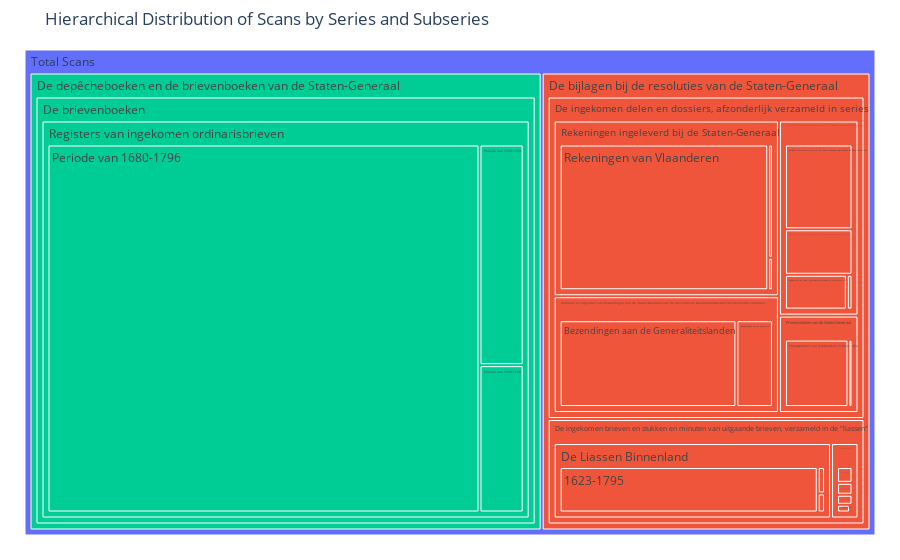

Here is the notebook cell this chart was saved with:
### Code cell
%pip install plotly
import plotly.express as px

# invnrs_summary is already available from the previous cell.
# Convert the Series to a DataFrame for Plotly
df_for_plot = invnrs_summary.reset_index()

# The value column in df_for_plot is named 'inventory_id' (from .inventory_id.count()).
# Rename it for clarity in the plot.
df_for_plot.rename(columns={'inventory_id': 'inventory_nrs_count'}, inplace=True)

# Define the hierarchy path columns
path_cols = ['series', 'subseries_1', 'subseries_2', 'subseries_3']

# Fill NaN values in path columns with a placeholder string 'N/A'
# as Plotly's treemap path components should ideally be non-null strings.
for col in path_cols:
    df_for_plot[col] = df_for_plot[col].fillna('N/A')

# Create the treemap
# px.Constant("Total Scans") adds a root node.
# 'color="series"' colors the treemap by the top-level series.
# 'hover_data' formats the count display in the tooltip.
fig = px.treemap(df_for_plot,
                 path=[px.Constant("Total Scans")] + path_cols,
                 values='inventory_nrs_count',
                 color='series',
                 title='Hierarchical Distribution of Scans by Series and Subseries',
                 hover_data={'inventory_nrs_count':':,'}) # Format scan_count with comma for thousands

# Optional: Adjust margins for better appearance
fig.update_layout(margin = dict(t=50, l=25, r=25, b=25))

fig.show()

### Figure 1 — Plotly figure (JSON) as saved in the notebook; plotly's stock layout.template omitted (floating-point values rounded to 4 significant figures)
{"data": [{"branchvalues": "total", "customdata": [[531133, "(?)"], [207663, "De bijlagen bij de resoluties van de Staten-Generaal"], [156492, "De bijlagen bij de resoluties van de Staten-Generaal"], [51171, "De bijlagen bij de resoluties van de Staten-Generaal"], [27243, "De bijlagen bij de resoluties van de Staten-Generaal"], [46175, "De bijlagen bij de resoluties van de Staten-Generaal"], [69470, "De bijlagen bij de resoluties van de Staten-Generaal"], [13604, "De bijlagen bij de resoluties van de Staten-Generaal"], [4610, "De bijlagen bij de resoluties van de Staten-Generaal"], [46561, "De bijlagen bij de resoluties van de Staten-Generaal"], [13990, "De bijlagen bij de resoluties van de Staten-Generaal"], [5266, "De bijlagen bij de resoluties van de Staten-Generaal"], [481, "De bijlagen bij de resoluties van de Staten-Generaal"], [7916, "De bijlagen bij de resoluties van de Staten-Generaal"], [537, "De bijlagen bij de resoluties van de Staten-Generaal"], [1194, "De bijlagen bij de resoluties van de Staten-Generaal"], [742, "De bijlagen bij de resoluties van de Staten-Generaal"], [45282, "De bijlagen bij de resoluties van de Staten-Generaal"], [1017, "De bijlagen bij de resoluties van de Staten-Generaal"], [1209, "De bijlagen bij de resoluties van de Staten-Generaal"], [654, "De bijlagen bij de resoluties van de Staten-Generaal"], [128, "De bijlagen bij de resoluties van de Staten-Generaal"], [38259, "De bijlagen bij de resoluties van de Staten-Generaal"], [1602, "De bijlagen bij de resoluties van de Staten-Generaal"], [12791, "De bijlagen bij de resoluties van de Staten-Generaal"], [343, "De bijlagen bij de resoluties van de Staten-Generaal"], [67933, "De bijlagen bij de resoluties van de Staten-Generaal"], [813, "De bijlagen bij de resoluties van de Staten-Generaal"], [7506, "De bijlagen bij de resoluties van de Staten-Generaal"], [293468, "De depêcheboeken en de brievenboeken van de Staten-Generaal"], [17990, "De depêcheboeken en de brievenboeken van de Staten-Generaal"], [12012, "De depêcheboeken en de brievenboeken van de Staten-Generaal"], [323470, "De depêcheboeken en de brievenboeken van de Staten-Generaal"], [323470, "De depêcheboeken en de brievenboeken van de Staten-Generaal"], [323470, "De depêcheboeken en de brievenboeken van de Staten-Generaal"]], "domain": {"x": [0, 1], "y": [0, 1]}, "hovertemplate": "labels=%{label}<br>inventory_nrs_count=%{customdata[0]:,}<br>parent=%{parent}<br>id=%{id}<br>series=%{customdata[1]}<extra></extra>", "ids": ["Total Scans", "Total Scans/De bijlagen bij de resoluties van de Staten-Generaal", "Total Scans/De bijlagen bij de resoluties van de Staten-Generaal/De ingekomen delen en dossiers, afzonderlijk verzameld in series", "Total Scans/De bijlagen bij de resoluties van de Staten-Generaal/De ingekomen brieven en stukken en minuten van uitgaande brieven, verzameld in de \"liassen\"", "Total Scans/De bijlagen bij de resoluties van de Staten-Generaal/De ingekomen delen en dossiers, afzonderlijk verzameld in series/Verbalen, journalen, memories en rapporten betreffende het beleid van de Admiraliteiten en de krijgsverrichtingen van de Staatse vloot", "Total Scans/De bijlagen bij de resoluties van de Staten-Generaal/De ingekomen delen en dossiers, afzonderlijk verzameld in series/Verbalen en rapporten van bezendingen van de Staten-Generaal aan de provincies en Generaliteitslanden (binnenlandse verbalen)", "Total Scans/De bijlagen bij de resoluties van de Staten-Generaal/De ingekomen delen en dossiers, afzonderlijk verzameld in series/Rekeningen ingeleverd bij de Staten-Generaal", "Total Scans/De bijlagen bij de resoluties van de Staten-Generaal/De ingekomen delen en dossiers, afzonderlijk verzameld in series/Processtukken van de Staten-Generaal", "Total Scans/De bijlagen bij de resoluties van de Staten-Generaal/De ingekomen brieven en stukken en minuten van uitgaande brieven, verzameld in de \"liassen\"/De Liassen Buitenland", "Total Scans/De bijlagen bij de resoluties van de Staten-Generaal/De ingekomen brieven en stukken en minuten van uitgaande brieven, verzameld in de \"liassen\"/De Liassen Binnenland", "Total Scans/De bijlagen bij de resoluties van de Staten-Generaal/De ingekomen delen en dossiers, afzonderlijk verzameld in series/Verbalen, journalen, memories en rapporten betreffende het beleid van de Admiraliteiten en de krijgsverrichtingen van de Staatse vloot/Verbalen van commissies van de Staten-Generaal betreffende de Admiraliteiten", "Total Scans/De bijlagen bij de resoluties van de Staten-Generaal/De ingekomen delen en dossiers, afzonderlijk verzameld in series/Verbalen, journalen, memories en rapporten betreffende het beleid van de Admiraliteiten en de krijgsverrichtingen van de Staatse vloot/Rapporten van zeekrijgsraden betreffende de judicature ter zee", "Total Scans/De bijlagen bij de resoluties van de Staten-Generaal/De ingekomen delen en dossiers, afzonderlijk verzameld in series/Verbalen, journalen, memories en rapporten betreffende het beleid van de Admiraliteiten en de krijgsverrichtingen van de Staatse vloot/Memories betreffende het zeerecht", "Total Scans/De bijlagen bij de resoluties van de Staten-Generaal/De ingekomen delen en dossiers, afzonderlijk verzameld in series/Verbalen en rapporten van bezendingen van de Staten-Generaal aan de provincies en Generaliteitslanden (binnenlandse verbalen)/Bezendingen aan de provincies", "Total Scans/De bijlagen bij de resoluties van de Staten-Generaal/De ingekomen brieven en stukken en minuten van uitgaande brieven, verzameld in de \"liassen\"/De Liassen Binnenland/1550-1796", "Total Scans/De bijlagen bij de resoluties van de Staten-Generaal/De ingekomen delen en dossiers, afzonderlijk verzameld in series/Rekeningen ingeleverd bij de Staten-Generaal/Rekeningen van veroverde gebieden in de Zuidelijke Nederlanden", "Total Scans/De bijlagen bij de resoluties van de Staten-Generaal/De ingekomen brieven en stukken en minuten van uitgaande brieven, verzameld in de \"liassen\"/De Liassen Binnenland/1613-1795", "Total Scans/De bijlagen bij de resoluties van de Staten-Generaal/De ingekomen brieven en stukken en minuten van uitgaande brieven, verzameld in de \"liassen\"/De Liassen Binnenland/1623-1795", "Total Scans/De bijlagen bij de resoluties van de Staten-Generaal/De ingekomen brieven en stukken en minuten van uitgaande brieven, verzameld in de \"liassen\"/De Liassen Buitenland/1584-1795", "Total Scans/De bijlagen bij de resoluties van de Staten-Generaal/De ingekomen brieven en stukken en minuten van uitgaande brieven, verzameld in de \"liassen\"/De Liassen Buitenland/1596-1796", "Total Scans/De bijlagen bij de resoluties van de Staten-Generaal/De ingekomen brieven en stukken en minuten van uitgaande brieven, verzameld in de \"liassen\"/De Liassen Buitenland/1615-1795", "Total Scans/De bijlagen bij de resoluties van de Staten-Generaal/De ingekomen brieven en stukken en minuten van uitgaande brieven, verzameld in de \"liassen\"/De Liassen Buitenland/1643-1748", "Total Scans/De bijlagen bij de resoluties van de Staten-Generaal/De ingekomen delen en dossiers, afzonderlijk verzameld in series/Verbalen en rapporten van bezendingen van de Staten-Generaal aan de provincies en Generaliteitslanden (binnenlandse verbalen)/Bezendingen aan de Generaliteitslanden", "Total Scans/De bijlagen bij de resoluties van de Staten-Generaal/De ingekomen brieven en stukken en minuten van uitgaande brieven, verzameld in de \"liassen\"/De Liassen Buitenland/1782-1796", "Total Scans/De bijlagen bij de resoluties van de Staten-Generaal/De ingekomen delen en dossiers, afzonderlijk verzameld in series/Processtukken van de Staten-Generaal/Processtukken van rechtbanken in West-Indië", "Total Scans/De bijlagen bij de resoluties van de Staten-Generaal/De ingekomen delen en dossiers, afzonderlijk verzameld in series/Rekeningen ingeleverd bij de Staten-Generaal/Rekeningen betreffende de heerlijkheid Elsloo bij Maastricht", "Total Scans/De bijlagen bij de resoluties van de Staten-Generaal/De ingekomen delen en dossiers, afzonderlijk verzameld in series/Rekeningen ingeleverd bij de Staten-Generaal/Rekeningen van Vlaanderen", "Total Scans/De bijlagen bij de resoluties van de Staten-Generaal/De ingekomen delen en dossiers, afzonderlijk verzameld in series/Processtukken van de Staten-Generaal/Processtukken van Generaliteitsrechtbanken", "Total Scans/De bijlagen bij de resoluties van de Staten-Generaal/De ingekomen delen en dossiers, afzonderlijk verzameld in series/Verbalen, journalen, memories en rapporten betreffende het beleid van de Admiraliteiten en de krijgsverrichtingen van de Staatse vloot/Verbalen en journalen van zee-officieren betreffende hun zeereizen in opdracht van de Staten-Generaal", "Total Scans/De depêcheboeken en de brievenboeken van de Staten-Generaal/De brievenboeken/Registers van ingekomen ordinarisbrieven/Periode van 1680-1796", "Total Scans/De depêcheboeken en de brievenboeken van de Staten-Generaal/De brievenboeken/Registers van ingekomen ordinarisbrieven/Periode van 1669-1679.", "Total Scans/De depêcheboeken en de brievenboeken van de Staten-Generaal/De brievenboeken/Registers van ingekomen ordinarisbrieven/Periode van 1650-1668", "Total Scans/De depêcheboeken en de brievenboeken van de Staten-Generaal/De brievenboeken/Registers van ingekomen ordinarisbrieven", "Total Scans/De depêcheboeken en de brievenboeken van de Staten-Generaal", "Total Scans/De depêcheboeken en de brievenboeken van de Staten-Generaal/De brievenboeken"], "labels": ["Total Scans", "De bijlagen bij de resoluties van de Staten-Generaal", "De ingekomen delen en dossiers, afzonderlijk verzameld in series", "De ingekomen brieven en stukken en minuten van uitgaande brieven, verzameld in de \"liassen\"", "Verbalen, journalen, memories en rapporten betreffende het beleid van de Admiraliteiten en de krijgsverrichtingen van de Staatse vloot", "Verbalen en rapporten van bezendingen van de Staten-Generaal aan de provincies en Generaliteitslanden (binnenlandse verbalen)", "Rekeningen ingeleverd bij de Staten-Generaal", "Processtukken van de Staten-Generaal", "De Liassen Buitenland", "De Liassen Binnenland", "Verbalen van commissies van de Staten-Generaal betreffende de Admiraliteiten", "Rapporten van zeekrijgsraden betreffende de judicature ter zee", "Memories betreffende het zeerecht", "Bezendingen aan de provincies", "1550-1796", "Rekeningen van veroverde gebieden in de Zuidelijke Nederlanden", "1613-1795", "1623-1795", "1584-1795", "1596-1796", "1615-1795", "1643-1748", "Bezendingen aan de Generaliteitslanden", "1782-1796", "Processtukken van rechtbanken in West-Indië", "Rekeningen betreffende de heerlijkheid Elsloo bij Maastricht", "Rekeningen van Vlaanderen", "Processtukken van Generaliteitsrechtbanken", "Verbalen en journalen van zee-officieren betreffende hun zeereizen in opdracht van de Staten-Generaal", "Periode van 1680-1796", "Periode van 1669-1679.", "Periode van 1650-1668", "Registers van ingekomen ordinarisbrieven", "De depêcheboeken en de brievenboeken van de Staten-Generaal", "De brievenboeken"], "marker": {"colors": ["#636efa", "#EF553B", "#EF553B", "#EF553B", "#EF553B", "#EF553B", "#EF553B", "#EF553B", "#EF553B", "#EF553B", "#EF553B", "#EF553B", "#EF553B", "#EF553B", "#EF553B", "#EF553B", "#EF553B", "#EF553B", "#EF553B", "#EF553B", "#EF553B", "#EF553B", "#EF553B", "#EF553B", "#EF553B", "#EF553B", "#EF553B", "#EF553B", "#EF553B", "#00cc96", "#00cc96", "#00cc96", "#00cc96", "#00cc96", "#00cc96"]}, "name": "", "parents": ["", "Total Scans", "Total Scans/De bijlagen bij de resoluties van de Staten-Generaal", "Total Scans/De bijlagen bij de resoluties van de Staten-Generaal", "Total Scans/De bijlagen bij de resoluties van de Staten-Generaal/De ingekomen delen en dossiers, afzonderlijk verzameld in series", "Total Scans/De bijlagen bij de resoluties van de Staten-Generaal/De ingekomen delen en dossiers, afzonderlijk verzameld in series", "Total Scans/De bijlagen bij de resoluties van de Staten-Generaal/De ingekomen delen en dossiers, afzonderlijk verzameld in series", "Total Scans/De bijlagen bij de resoluties van de Staten-Generaal/De ingekomen delen en dossiers, afzonderlijk verzameld in series", "Total Scans/De bijlagen bij de resoluties van de Staten-Generaal/De ingekomen brieven en stukken en minuten van uitgaande brieven, verzameld in de \"liassen\"", "Total Scans/De bijlagen bij de resoluties van de Staten-Generaal/De ingekomen brieven en stukken en minuten van uitgaande brieven, verzameld in de \"liassen\"", "Total Scans/De bijlagen bij de resoluties van de Staten-Generaal/De ingekomen delen en dossiers, afzonderlijk verzameld in series/Verbalen, journalen, memories en rapporten betreffende het beleid van de Admiraliteiten en de krijgsverrichtingen van de Staatse vloot", "Total Scans/De bijlagen bij de resoluties van de Staten-Generaal/De ingekomen delen en dossiers, afzonderlijk verzameld in series/Verbalen, journalen, memories en rapporten betreffende het beleid van de Admiraliteiten en de krijgsverrichtingen van de Staatse vloot", "Total Scans/De bijlagen bij de resoluties van de Staten-Generaal/De ingekomen delen en dossiers, afzonderlijk verzameld in series/Verbalen, journalen, memories en rapporten betreffende het beleid van de Admiraliteiten en de krijgsverrichtingen van de Staatse vloot", "Total Scans/De bijlagen bij de resoluties van de Staten-Generaal/De ingekomen delen en dossiers, afzonderlijk verzameld in series/Verbalen en rapporten van bezendingen van de Staten-Generaal aan de provincies en Generaliteitslanden (binnenlandse verbalen)", "Total Scans/De bijlagen bij de resoluties van de Staten-Generaal/De ingekomen brieven en stukken en minuten van uitgaande brieven, verzameld in de \"liassen\"/De Liassen Binnenland", "Total Scans/De bijlagen bij de resoluties van de Staten-Generaal/De ingekomen delen en dossiers, afzonderlijk verzameld in series/Rekeningen ingeleverd bij de Staten-Generaal", "Total Scans/De bijlagen bij de resoluties van de Staten-Generaal/De ingekomen brieven en stukken en minuten van uitgaande brieven, verzameld in de \"liassen\"/De Liassen Binnenland", "Total Scans/De bijlagen bij de resoluties van de Staten-Generaal/De ingekomen brieven en stukken en minuten van uitgaande brieven, verzameld in de \"liassen\"/De Liassen Binnenland", "Total Scans/De bijlagen bij de resoluties van de Staten-Generaal/De ingekomen brieven en stukken en minuten van uitgaande brieven, verzameld in de \"liassen\"/De Liassen Buitenland", "Total Scans/De bijlagen bij de resoluties van de Staten-Generaal/De ingekomen brieven en stukken en minuten van uitgaande brieven, verzameld in de \"liassen\"/De Liassen Buitenland", "Total Scans/De bijlagen bij de resoluties van de Staten-Generaal/De ingekomen brieven en stukken en minuten van uitgaande brieven, verzameld in de \"liassen\"/De Liassen Buitenland", "Total Scans/De bijlagen bij de resoluties van de Staten-Generaal/De ingekomen brieven en stukken en minuten van uitgaande brieven, verzameld in de \"liassen\"/De Liassen Buitenland", "Total Scans/De bijlagen bij de resoluties van de Staten-Generaal/De ingekomen delen en dossiers, afzonderlijk verzameld in series/Verbalen en rapporten van bezendingen van de Staten-Generaal aan de provincies en Generaliteitslanden (binnenlandse verbalen)", "Total Scans/De bijlagen bij de resoluties van de Staten-Generaal/De ingekomen brieven en stukken en minuten van uitgaande brieven, verzameld in de \"liassen\"/De Liassen Buitenland", "Total Scans/De bijlagen bij de resoluties van de Staten-Generaal/De ingekomen delen en dossiers, afzonderlijk verzameld in series/Processtukken van de Staten-Generaal", "Total Scans/De bijlagen bij de resoluties van de Staten-Generaal/De ingekomen delen en dossiers, afzonderlijk verzameld in series/Rekeningen ingeleverd bij de Staten-Generaal", "Total Scans/De bijlagen bij de resoluties van de Staten-Generaal/De ingekomen delen en dossiers, afzonderlijk verzameld in series/Rekeningen ingeleverd bij de Staten-Generaal", "Total Scans/De bijlagen bij de resoluties van de Staten-Generaal/De ingekomen delen en dossiers, afzonderlijk verzameld in series/Processtukken van de Staten-Generaal", "Total Scans/De bijlagen bij de resoluties van de Staten-Generaal/De ingekomen delen en dossiers, afzonderlijk verzameld in series/Verbalen, journalen, memories en rapporten betreffende het beleid van de Admiraliteiten en de krijgsverrichtingen van de Staatse vloot", "Total Scans/De depêcheboeken en de brievenboeken van de Staten-Generaal/De brievenboeken/Registers van ingekomen ordinarisbrieven", "Total Scans/De depêcheboeken en de brievenboeken van de Staten-Generaal/De brievenboeken/Registers van ingekomen ordinarisbrieven", "Total Scans/De depêcheboeken en de brievenboeken van de Staten-Generaal/De brievenboeken/Registers van ingekomen ordinarisbrieven", "Total Scans/De depêcheboeken en de brievenboeken van de Staten-Generaal/De brievenboeken", "Total Scans", "Total Scans/De depêcheboeken en de brievenboeken van de Staten-Generaal"], "type": "treemap", "values": [531100.0, 207700.0, 156500.0, 51170.0, 27240.0, 46180.0, 69470.0, 13600.0, 4610.0, 46560.0, 13990.0, 5266.0, 481.0, 7916.0, 537.0, 1194.0, 742.0, 45280.0, 1017.0, 1209.0, 654.0, 128.0, 38260.0, 1602.0, 12790.0, 343.0, 67930.0, 813.0, 7506.0, 293500.0, 17990.0, 12010.0, 323500.0, 323500.0, 323500.0]}], "layout": {"legend": {"tracegroupgap": 0}, "margin": {"b": 25, "l": 25, "r": 25, "t": 50}, "title": {"text": "Hierarchical Distribution of Scans by Series and Subseries"}}}
